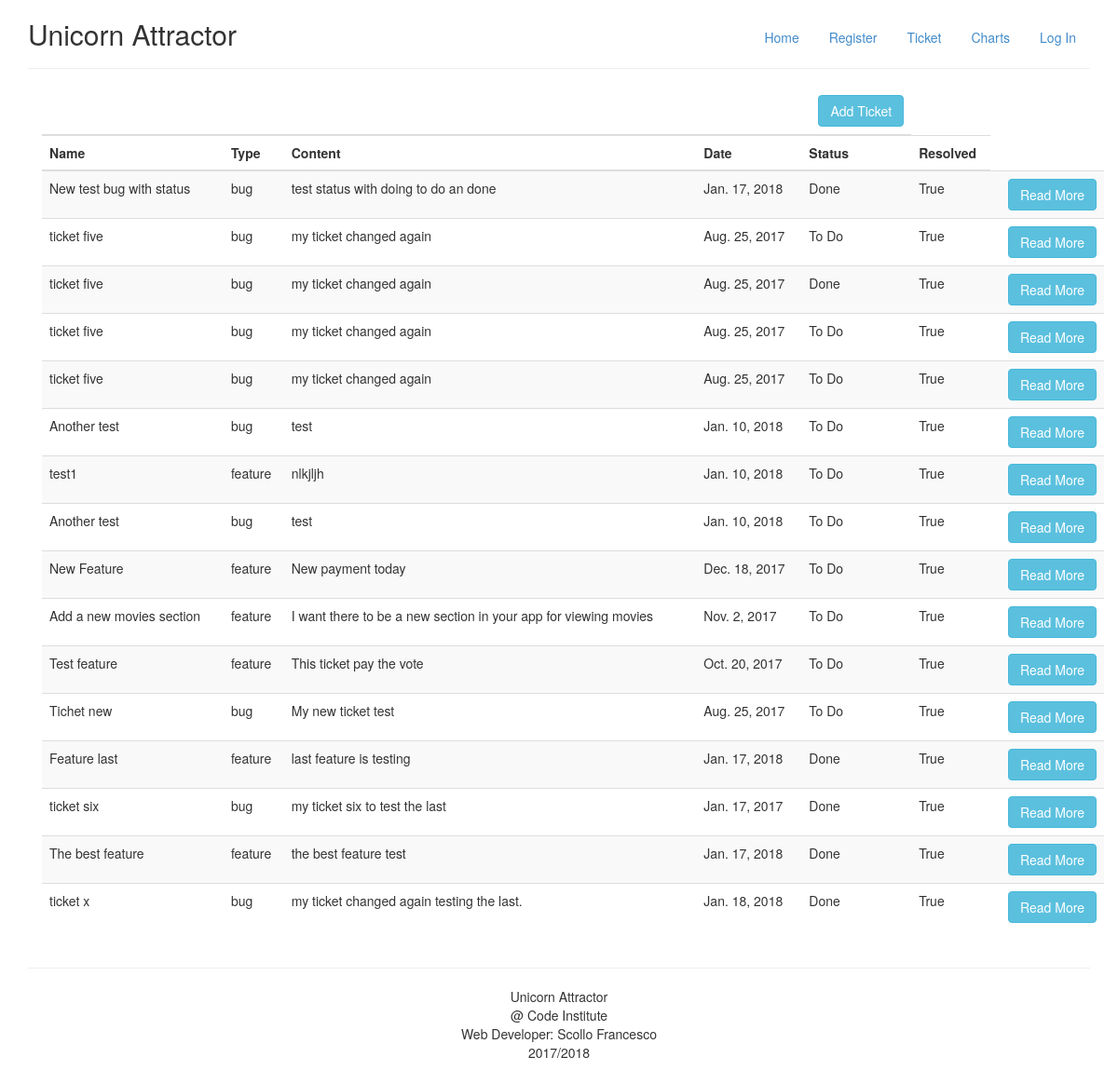
The app's page /ticket/list/ with its own data.
### ticket/models.py (models this page shows, shortened)
class Ticket(models.Model):
    name = models.CharField(max_length=254)
    type = models.CharField(max_length=254,choices=TYPE_CHOICES, default=TYPE_CHOICES)
    content = models.TextField()
    date = models.DateField(_("Date"), default=datetime.date.today)
    status = models.CharField(max_length=254, choices=STAT, default=STAT)
    resolved = models.BooleanField(default=False)

### ticket/views.py (the view)
# urls.py: url(r'^ticket/list/$', ticket_views.tickets_list, name='tickets_list'),
def tickets_list(request):
     tickets = Ticket.objects.all()
     return render(request,'list/listticket.html',{'form':tickets} )

### templates/list/listticket.html
{% extends "base.html" %}
{% load staticfiles %}
{% block content %}
<table class="table table-striped">
        <thead>
            <tr>
            <th> </th>
                <th>
            </th>
             <th>
</a></th>
              <th></th>
              <th><a
    class="btn btn-info pull-right"
    href="{% url 'create_ticket' %}">
    Add Ticket
</a> </th>
            </tr>
            <tr>
                <th>Name</th>
                <th>Type</th>
                <th>Content</th>
                <th>Date</th>
                <th>Status</th>
                <th>Resolved</th>
            </tr>
        </thead>
        <tbody>
          {% for Ticket in form %}
                <tr>
                    <td>{{ Ticket.name }}</td>
                    <td>{{ Ticket.type }}</td>
                    <td>{{ Ticket.content }}</td>
                    <td>{{ Ticket.date }}</td>
                    <td>{{ Ticket.status }}</td>
                    <td>{{ Ticket.resolved }}</td>
                    <td><a
    class="btn btn-info pull-right"
    href="{% url 'ticket_detail' Ticket.id %}">
    Read More
</a></td>
                </tr>
          {% endfor %}
        </tbody>
    </table>
{% endblock %}

### templates/base.html (shortened to what this page needs)
{% load staticfiles %}
<!DOCTYPE html>
<html lang="en">
<head>
    <link rel="stylesheet" href="https://cdnjs.cloudflare.com/ajax/libs/bootswatch/3.3.6/cerulean/bootstrap.min.css">
</head>
<body>
<div class="container">
    <div class="masthead">
        <ul class="nav nav-pills pull-right">
            <li><a href="/home">Home</a></li>
            <li><a href="/register">Register</a></li>
            <li><a href="/ticket/list">Ticket</a></li>
            <li><a href="/charts">Charts</a></li>
            <li>{% if user.is_authenticated %}
                    <a href="{% url 'logout' %}">Log Out</a>
                 {% else %}
                       <a href="{% url 'login' %}">Log In</a>
                 {% endif %}
</a></li>
       </ul>
       <h2><span class="fui-settings-16 muted">Unicorn Attractor</span></h2>
   </div>
   <hr>
   <div class="container">
       {% block content %}
       {% endblock %}
   </div>
   <hr>
   <div class="footer" align="center">
       <p>Unicorn Attractor<br>
       @ Code Institute<br>
       Web Developer: Scollo Francesco<br>
       2017/2018 </p>
   </div>
</div>
</body>
</html>

### records on screen
Ticket: name "New test bug with status", type "bug", content "test status with doing to do an done", date "Jan. 17, 2018", status "Done", resolved "True"
Ticket: name "ticket five", type "bug", content "my ticket changed again", date "Aug. 25, 2017", status "To Do", resolved "True"
Ticket: name "ticket five", type "bug", content "my ticket changed again", date "Aug. 25, 2017", status "Done", resolved "True"
Ticket: name "ticket five", type "bug", content "my ticket changed again", date "Aug. 25, 2017", status "To Do", resolved "True"
Ticket: name "ticket five", type "bug", content "my ticket changed again", date "Aug. 25, 2017", status "To Do", resolved "True"
Ticket: name "Another test", type "bug", content "test", date "Jan. 10, 2018", status "To Do", resolved "True"
Ticket: name "test1", type "feature", content "nlkjljh", date "Jan. 10, 2018", status "To Do", resolved "True"
Ticket: name "Another test", type "bug", content "test", date "Jan. 10, 2018", status "To Do", resolved "True"
Ticket: name "New Feature", type "feature", content "New payment today", date "Dec. 18, 2017", status "To Do", resolved "True"
Ticket: name "Add a new movies section", type "feature", content "I want there to be a new section in your app for viewing movies", date "Nov. 2, 2017", status "To Do", resolved "True"
Ticket: name "Test feature", type "feature", content "This ticket pay the vote", date "Oct. 20, 2017", status "To Do", resolved "True"
Ticket: name "Tichet new", type "bug", content "My new ticket test", date "Aug. 25, 2017", status "To Do", resolved "True"
Ticket: name "Feature last", type "feature", content "last feature is testing", date "Jan. 17, 2018", status "Done", resolved "True"
Ticket: name "ticket six", type "bug", content "my ticket six to test the last", date "Jan. 17, 2017", status "Done", resolved "True"
Ticket: name "The best feature", type "feature", content "the best feature test", date "Jan. 17, 2018", status "Done", resolved "True"
Ticket: name "ticket x", type "bug", content "my ticket changed again testing the last.", date "Jan. 18, 2018", status "Done", resolved "True"
